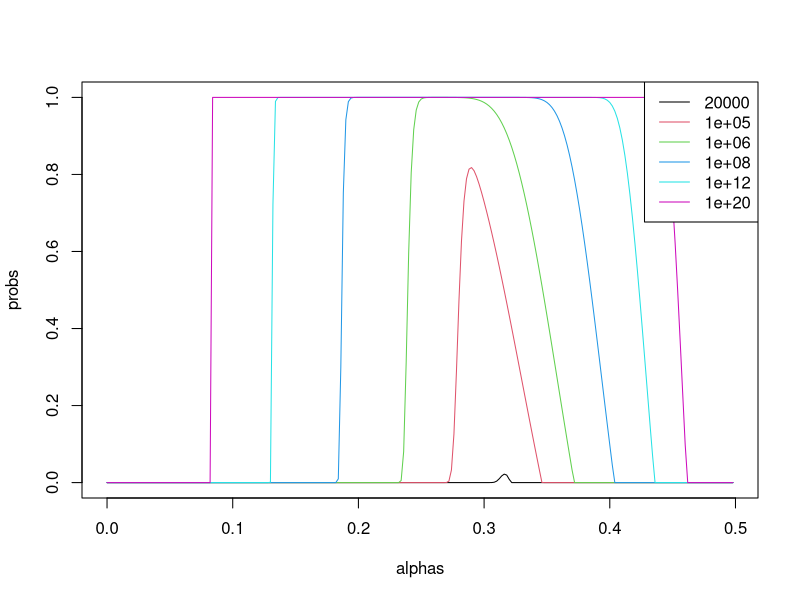
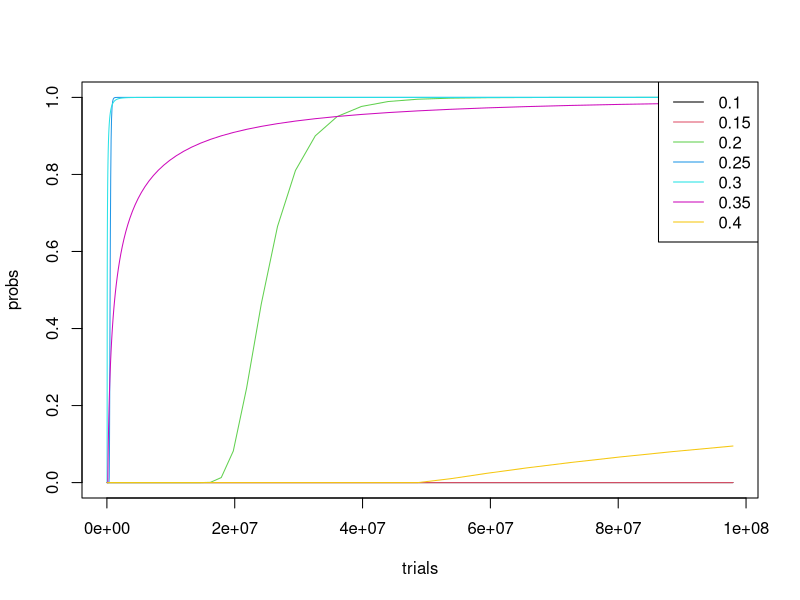
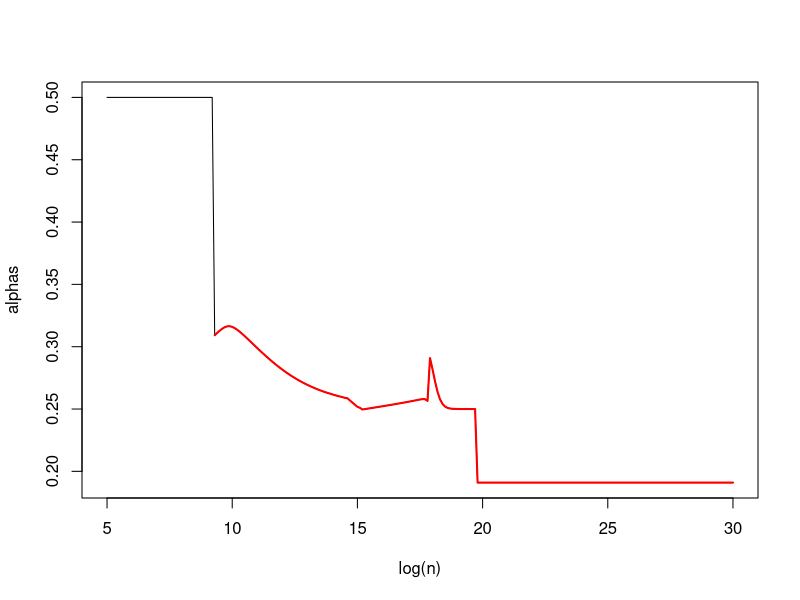
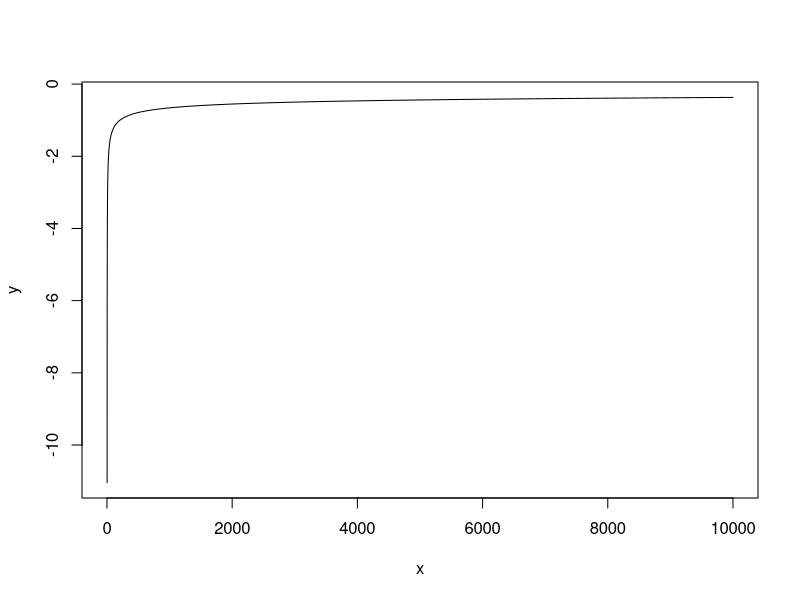

The R source for these figures, in order:
prob <- function(alpha, n, d = 5, eps = 0.1) {
  ## component 1
  c1 <- log(1 - 2*exp(-2*n^(1-2*alpha)*eps^2))
  if(is.na(c1)) {
    warning("c1: Increase n or decrease alpha.")
    return(0)
  }
  ## component 2
  c2 <- n*log(1 - 2*exp(-n^(2*alpha)/(2*d^2)))
  if(is.na(c2)) {
    warning("c2: Increase n or alpha.")
    return(0)
  }
  return(exp(c1 + c2))
}
## test
# prob(alpha=0.2, n=1e8)

trials <- c(2e4, 1e5, 1e6, 1e8, 1e12, 1e20)
alphas <- seq(1e-6, 0.5-1e-6, 0.002)
probs <- rep(0, length(alphas))
for (i in 1:length(trials)) {
  for (j in 1:length(probs)) {
    probs[j] <- prob(alpha = alphas[j], n = trials[i])
  }
  if (i == 1)
    plot(alphas, probs, type = "l", ylim = c(0, 1))
  else
    lines(alphas, probs, col = i)
}
legend("topright", as.character(trials), col = 1:length(trials), lty = 1)

trials <- exp(seq(10, log(1e8), 0.1))
alphas <- seq(0.1, 0.4, length.out = 7)
probs <- rep(0, length(trials))
for (i in 1:length(alphas)) {
  for (j in 1:length(probs)) {
    probs[j] <- prob(alpha = alphas[i], n = trials[j])
  }
  if (i == 1)
    plot(trials, probs, type = "l", ylim = c(0, 1))
  else
    lines(trials, probs, col = i)
}
legend("topright", as.character(alphas), col = 1:length(alphas), lty = 1)

# n <- exp(seq(5, log(.Machine$double.xmax), 0.1))
n <- exp(seq(5, 30, 0.1))
alphas <- rep(NA, length(n))
for (i in 1:length(n)) {
  sol <- optimize(f=function(alpha){prob(alpha=alpha, n=n[i])}, 
           interval = c(0, 0.5), maximum = TRUE,
           tol = .Machine$double.eps)
  alphas[i] <- sol$maximum
}
plot(log(n), alphas, type = "l")
idxs <- (alphas > 1e-6) & (alphas < 0.5 - 1e-6)
lines(log(n)[idxs], alphas[idxs], col = "red", lwd = 2)
min(alphas)
max(alphas)

probs <- apply(cbind(alphas, n), FUN = function(x){prob(x[1], x[2])}, MARGIN = 1)
probs[1:100]

x <- 1:10000
y <- 0.5 - 8/log(x)
plot(x, y, type = "l")

